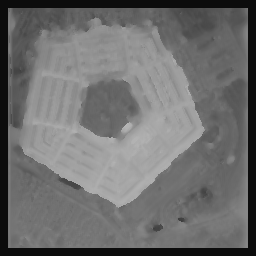
%> input picture images/pentagon_dispmap.bmp, 256 x 256 px
$ octave TEST_DISP.m   (GNU Octave 9; MATLAB toolbox functions it lacks are replaced by stand-ins)
%> lines starting %> are read from the running program, lines starting %| are printed output that depends on the picture
%> further down, comparison_map is the input picture: size 256x256 uint8; min 12, max 184, mean 110.2
### DISP_MAP.m
function [dmap_image] = DISP_MAP(left_image, right_image, support_window_size, search_scale, is_colour, is_rectified)
%> called with left_image = './images/pentagon_left.bmp', right_image = './images/pentagon_right.bmp', support_window_size = 3, search_scale = 3, is_colour = true
%% Confirm that support_window_size is odd value
if mod(support_window_size, 2) == 0
    error('Error. Support window must be odd value.');
end
%% Confirm that support_window_size and search scale are 0 divisable
if mod(support_window_size, search_scale) ~= 0
    error('Error. Support window and search scale are not divisable.');
end
%% Read image files
left_image = imread(left_image);
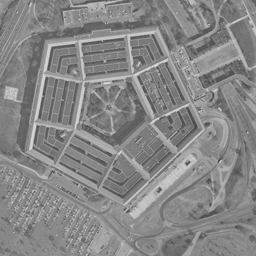
%> input picture images/pentagon_left.bmp, 256 x 256 px
%> left_image is the input picture: size 256x256 uint8; min 69, max 224, mean 134.8
right_image = imread(right_image);
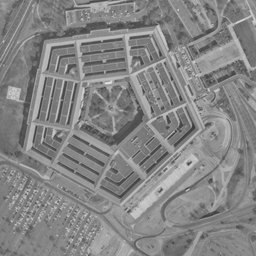
%> input picture images/pentagon_right.bmp, 256 x 256 px
%> right_image is the input picture: size 256x256 uint8; min 55, max 235, mean 133.1
%% Confirm input images are the same size, else error
if size(left_image) ~= size(right_image)
    error('Error. Images must be the same shape.');
end
%% Convert to grayscale if colour images
if is_colour
    left_image = rgb2gray(left_image);
    right_image = rgb2gray(right_image);
end
%%
[R, C, ~] = size(left_image);
%> R = 256; C = 256

padded_reference_image = padarray(left_image,[support_window_size,support_window_size], 'both');
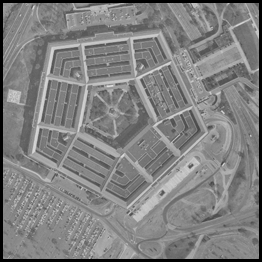
%> padded_reference_image: size 262x262 uint8; min 0, max 224, mean 128.7
padded_nonreference_image = padarray(right_image,[support_window_size*search_scale,support_window_size*search_scale], 'both');
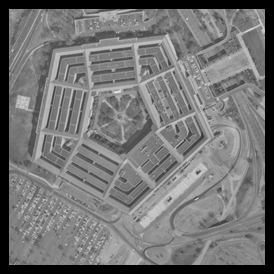
%> padded_nonreference_image: size 274x274 uint8; min 0, max 235, mean 116.2

dmap_image = zeros(R, C); % Create empty/zeroed matrix of same size as input images
padded_dmap_image = padarray(dmap_image,[support_window_size,support_window_size], 'both');

search_support_diff = (support_window_size*search_scale) - support_window_size;

for r = (1+support_window_size)/2:R % Row
    for c = (1+support_window_size)/2:C % Column
        %% Get our support window for this current iteration
        support_x1 = r+1;
        support_x2 = r+support_window_size;
        support_y1 = c+1;
        support_y2 = c+support_window_size;

        support_window = padded_reference_image(support_x1:support_x2, support_y1:support_y2);
        %% Get our search window for this current iteration
        search_x1 = (r+1)+search_support_diff;
        search_x2 = (r+support_window_size)+search_support_diff;
        search_y1 = (c+1)+search_support_diff;
        search_y2 = (c+support_window_size*search_scale)+search_support_diff;

        search_window = padded_nonreference_image(search_x1:search_x2, search_y1:search_y2);

        [M, N, ~] = size(support_window);
        prev_col = 0;
        best_disp = -99999999;

        %% Iterate over our search window, using our support window for comparison and populate our dmap_image with disparity values
        for win = 1:search_scale
            %% Retrieve the inner_search_window as a sub-window of the search_window
            if win == 1
                inner_search_window = search_window(: , 1:support_window_size);
            else
                inner_search_window = search_window(: , 1+prev_col:win*support_window_size);
            end
            prev_col = prev_col + support_window_size;

            %% Compare the support window to the retrieved inner_search_window
            disp = SUPPORT_CMP(support_window, inner_search_window);
            %% Check if the current window disp is less than the previous window
            if disp > best_disp
                best_disp = disp;
            end
        end
        %% Insert the best disparity value into our zeroed dmap_image
        x1 = r+1*2;
        y1 = c+1*2;
        padded_dmap_image(x1,y1) = best_disp;
    end
end
%> the run ends on the next line
normalisedImage = uint8(255*mat2gray(padded_dmap_image));
imshow(normalisedImage);
dmap_image = 1;
end

### TEST_DISP.m
comparison_map = imread('pentagon_dispmap.bmp');
parfor search_size = 3 : 51
    for support_size = 3 : 51
        if bitget(search_size, 1) && bitget(support_size, 1) && search_size >= support_size
            our_disparity_map = DISP_MAP('./images/pentagon_left.bmp', './images/pentagon_right.bmp', search_size, support_size, true);
